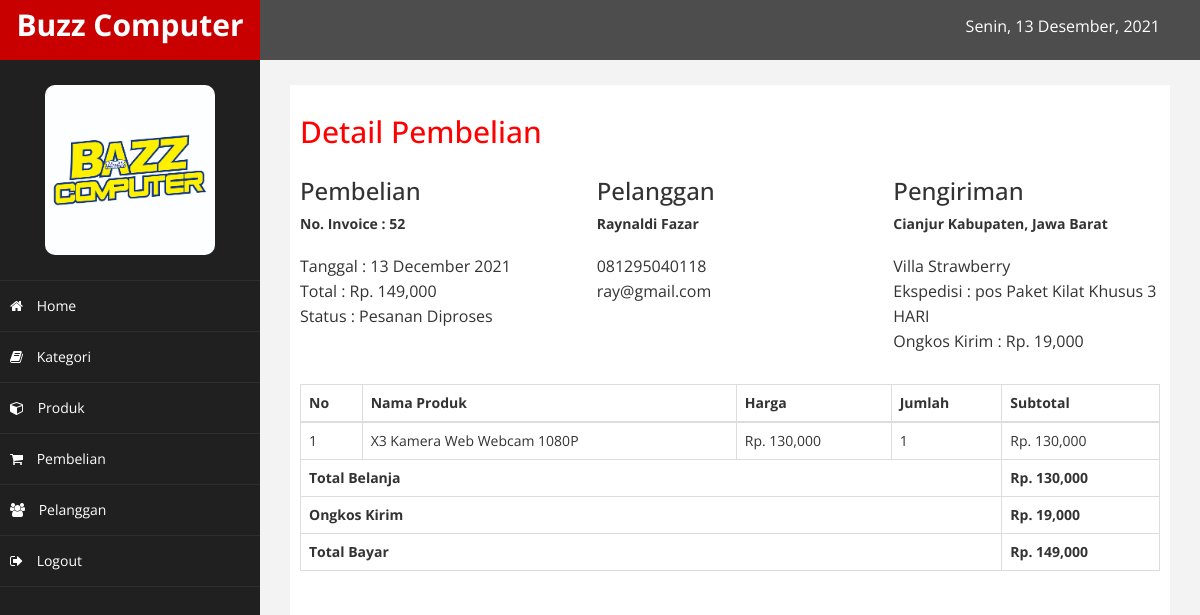
Screenshot of /admin/index.php?halaman=detail&id=52 (signed in) with the database file from the repository.
### tables this page shows
CREATE TABLE `pembelian` (
  `id_pembelian` int(11) NOT NULL,
  `id_pelanggan` int(11) NOT NULL,
  `tanggal_pembelian` date NOT NULL,
  `total_pembelian` int(11) NOT NULL,
  `alamat_pengiriman` text NOT NULL,
  `status_pembelian` varchar(100) NOT NULL DEFAULT 'Belum Dibayar',
  `resi_pengiriman` varchar(50) NOT NULL,
  `totalberat` int(11) NOT NULL,
  `provinsi` varchar(255) NOT NULL,
  `distrik` varchar(255) NOT NULL,
  `tipe` varchar(255) NOT NULL,
  `kodepos` varchar(255) NOT NULL,
  `ekspedisi` varchar(255) NOT NULL,
  `paket` varchar(255) NOT NULL,
  `ongkir` int(11) NOT NULL,
  `estimasi` varchar(255) NOT NULL
);

CREATE TABLE `pelanggan` (
  `id_pelanggan` int(11) NOT NULL,
  `email_pelanggan` varchar(100) NOT NULL,
  `password_pelanggan` varchar(50) NOT NULL,
  `nama_pelanggan` varchar(100) NOT NULL,
  `telepon_pelanggan` varchar(50) NOT NULL,
  `alamat_pelanggan` text NOT NULL
);

CREATE TABLE `pembelian_produk` (
  `id_pembelian_produk` int(11) NOT NULL,
  `id_pembelian` int(11) NOT NULL,
  `id_produk` int(11) NOT NULL,
  `jumlah` int(11) NOT NULL,
  `nama` varchar(100) NOT NULL,
  `harga` int(11) NOT NULL,
  `berat` int(11) NOT NULL,
  `subberat` int(11) NOT NULL,
  `subharga` int(11) NOT NULL
);

CREATE TABLE `produk` (
  `id_produk` int(11) NOT NULL,
  `id_kategori` int(11) NOT NULL,
  `nama_produk` varchar(100) NOT NULL,
  `harga_produk` int(100) NOT NULL,
  `berat_produk` int(100) NOT NULL,
  `foto_produk` varchar(100) NOT NULL,
  `deskripsi_produk` mediumtext NOT NULL,
  `stok_produk` int(5) NOT NULL
);

### admin/detail.php (the view)
<h2>Detail Pembelian</h2>
<?php
$ambil = $koneksi->query("SELECT * FROM pembelian JOIN pelanggan
    ON pembelian.id_pelanggan=pelanggan.id_pelanggan
    WHERE pembelian.id_pembelian='$_GET[id]'");
$detail = $ambil->fetch_assoc();
?>
<div class="row">
    <div class="col-md-4">
        <h3>Pembelian</h3>
        <strong>No. Invoice : <?php echo $detail['id_pembelian']; ?></strong>
        <p>
            Tanggal : <?php echo date("d F Y", strtotime($detail['tanggal_pembelian'])); ?> <br>
            Total : Rp. <?php echo number_format($detail['total_pembelian']); ?> <br>
            Status : <?php echo $detail['status_pembelian']; ?>
        </p>
    </div>
    <div class="col-md-4">
        <h3>Pelanggan</h3>
        <strong><?php echo $detail['nama_pelanggan']; ?></strong>
        <p>
            <?php echo $detail['telepon_pelanggan']; ?><br>
            <?php echo $detail['email_pelanggan']; ?>
        </p>
    </div>
    <div class="col-md-4">
        <h3>Pengiriman</h3>
        <strong><?php echo $detail['tipe']; ?> <?php echo $detail['distrik']; ?>, <?php echo $detail['provinsi']; ?></strong><br>
        <p>
            <?php echo $detail['alamat_pengiriman']; ?> <br>
            Ekspedisi : <?php echo $detail['ekspedisi']; ?> <?php echo $detail['paket']; ?> <?php echo $detail['estimasi']; ?><br>
            Ongkos Kirim : Rp. <?php echo number_format($detail['ongkir']); ?>
        </p>
    </div>
</div>
<br>
<table class="table table-bordered">
    <thead>
        <tr>
            <th>No</th>
            <th>Nama Produk</th>
            <th>Harga</th>
            <th>Jumlah</th>
            <th>Subtotal</th>
        </tr>
    </thead>
    <tbody>
        <?php $nomor = 1; ?>
        <?php $totalbelanja = 0; ?>
        <?php $ambil = $koneksi->query("SELECT * FROM pembelian_produk JOIN produk ON
            pembelian_produk.id_produk=produk.id_produk
            WHERE pembelian_produk.id_pembelian='$_GET[id]'"); ?>
        <?php while ($pecah = $ambil->fetch_assoc()) { ?>
            <tr>
                <td><?php echo $nomor; ?></td>
                <td><?php echo $pecah['nama_produk']; ?></td>
                <td>Rp. <?php echo number_format($pecah['harga_produk']); ?></td>
                <td><?php echo $pecah['jumlah']; ?></td>
                <td>
                    Rp. <?php echo number_format($pecah['harga_produk'] * $pecah['jumlah']); ?>
                </td>
            </tr>
            <?php $nomor++; ?>
            <?php $totalbelanja += $pecah['harga_produk'] * $pecah['jumlah']; ?>
        <?php } ?>
    </tbody>
    <tfoot>
        <tr>
            <th colspan="4">Total Belanja</th>
            <th>Rp. <?php echo number_format($totalbelanja) ?></th>
        </tr>
        <tr>
            <th colspan="4">Ongkos Kirim</th>
            <th>Rp. <?php echo number_format($detail['ongkir']) ?></th>
        </tr>
        <tr>
            <th colspan="4">Total Bayar</th>
            <th>Rp. <?php echo number_format($detail['total_pembelian']) ?></th>
        </tr>
    </tfoot>
</table>

### admin/assets/css/custom.css (style rules this page uses)
body { font-family: 'Open Sans', sans-serif; }
h2 { color: #f00; }
p { font-size:16px; line-height:25px; padding-top:20px; }

### rows the page displays
pembelian: id_pembelian "52", tanggal_pembelian "13 December 2021", total_pembelian "149,000", status_pembelian "Pesanan Diproses", id_pelanggan.nama_pelanggan "Raynaldi Fazar", id_pelanggan.telepon_pelanggan "081295040118", id_pelanggan.email_pelanggan "ray@gmail.com", tipe "Cianjur", distrik "Kabupaten", provinsi "Jawa Barat", alamat_pengiriman "Villa Strawberry", ekspedisi "pos", paket "Paket Kilat Khusus", estimasi "3 HARI", ongkir "19,000"
pembelian_produk: id_produk.nama_produk "X3 Kamera Web Webcam 1080P", id_produk.harga_produk "130,000", jumlah "1", $pecah['harga_produk'] * $pecah['jumlah'] "130,000"

### other values shown
$totalbelanja "130,000"
